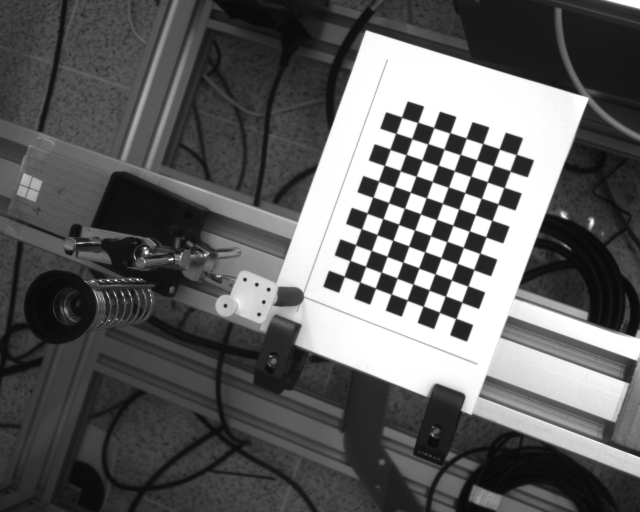
#> input picture images/image00.tiff, 1280 x 1024 px (shown at 1/2 size); its folder holds 5 pictures in this run
$ python ZhangCalibration.py
#> lines starting #> are read from the running program, lines starting #| are printed output that depends on the picture
from matplotlib import pyplot as plt
import os
import numpy as np
import cv2
import sys
from utils import create_compound_image
def findRealCoordinates(corners): #coordinate img
    square_size = 11
    real_coordinates = np.empty_like(corners) #array vuoto di grandezza uguale a corners

    for index, corner in enumerate(corners):
        u_coord = corner[0]
        v_coord = corner[1]

        grid_size_cv2 = tuple(reversed(grid_size))
        u_index, v_index = np.unravel_index(index, grid_size_cv2) #trasforma il valore index nelle coordinate della matrice grid_size
        x_mm = (u_index) * square_size #distanza dell'angolo rispetto al valore di reference 0,0
        y_mm = (v_index) * square_size

        real_coordinates[index,:] = [x_mm, y_mm]
    return real_coordinates

def estimateHomography(corners, real_coordinates):
    A = np.empty((0,9), dtype=float) #A è la matrice tc Ax = 0 con x l'incognita

    for index, corner in enumerate(corners):
        Xpixel = corners[index, 0]
        Ypixel = corners[index, 1]
        Xmm = real_coordinates[index, 0]
        Ymm = real_coordinates[index, 1]

        m = np.array([Xmm, Ymm, 1]).reshape(1, 3)
        O = np.array([0, 0, 0]).reshape(1, 3)

        # Construct A
        A = np.vstack((A, np.hstack((m, O, -Xpixel * m))))
        A = np.vstack((A, np.hstack((O, m, -Ypixel * m))))

    U, S, Vtransposed = np.linalg.svd(A) #questo serve per scomporre la matrice in U * S * V
    h =Vtransposed.transpose()[:,-1] #ci serve V trasposta e solo l'ultima colonna
    H = h.reshape(3,3) #da un array 9 a un 3x3
    #H è la nostra omografia!
    return H

def findVijValue(H,i,j): #calcoliamo il valore vij di V
    Vij = np.empty(6)
    Vij[0] = H[0][i]*H[0][j]
    Vij[1] = H[0][i]*H[1][j] + H[1][i]*H[0][j]
    Vij[2] = H[1][i]*H[1][j]
    Vij[3] = H[2][i]*H[0][j] + H[0][i]*H[2][j]
    Vij[4] = H[2][i]*H[1][j] + H[1][i]*H[2][j]
    Vij[5] = H[2][i]*H[2][j]
    return Vij

def is_pos_def(x):
    return np.all(np.linalg.eigvals(x) > 0)

#carica immagini
folderpath= 'images/'
images_path = [os.path.join(folderpath, imagename) for imagename in os.listdir(folderpath) if imagename.endswith(".tiff")]
images_path.sort()
grid_size = (8,11)
homographies = []
for p in images_path:
    corners = []
    im = cv2.imread(p)
#> im is the input picture: shape (1024, 1280, 3); min 5, max 255, mean 95.6
    return_value, corners = cv2.findChessboardCorners(im, patternSize=grid_size, corners=None)
#> return_value = True; corners = 88 rows, first 8: [912.5, 637.2], [879.4, 624.9], [847.2, 612.6], [814.7, 600.5], [783.2, 588.6], [751.4, 576.5], [720.5, 564.9], [689.2, 553.4]
    if not return_value:
        print(f"pattern not found for image {p}")
    corners=corners.reshape((88,2)).copy()
#> corners = 88 pairs, first value 689.2 to 1033.1, second value 234.5 to 637.2
    gray = cv2.cvtColor(im, cv2.COLOR_BGR2GRAY)
    criteria = (cv2.TERM_CRITERIA_MAX_ITER | cv2.TERM_CRITERIA_EPS, 100, 0.001) # tuple for specifying the termination criteria of the iterative refinement procedure cornerSubPix()
    corners = cv2.cornerSubPix(gray,corners,(5,5),(-1,-1),criteria)
#> corners = 88 pairs, first value 688.9 to 1032.8, second value 234.8 to 637.3
    corners=corners.reshape((88,2)).copy()
    real_coordinates = findRealCoordinates(corners)
#> the loop in findRealCoordinates, `for index, corner in enumerate(corners):` made 88 passes
#> (u_coord, v_coord, u_index, v_index, x_mm, y_mm) on passes 1 to 12: (912.2, 637.3, 0, 0, 0, 0), (879.4, 625, 0, 1, 0, 11), (846.9, 612.6, 0, 2, 0, 22), (814.7, 600.6, 0, 3, 0, 33), (783, 588.7, 0, 4, 0, 44), (751.4, 576.8, 0, 5, 0, 55), (720.2, 565, 0, 6, 0, 66), (688.9, 553.2, 0, 7, 0, 77), (924.1, 604.8, 1, 0, 11, 0), (891.4, 592.6, 1, 1, 11, 11), (858.7, 580.5, 1, 2, 11, 22), (826.5, 568.5, 1, 3, 11, 33)
#> after the loop in findRealCoordinates, `for index, corner in enumerate(corners):`: real_coordinates = 88 pairs, first value 0 to 110, second value 0 to 77
    H = estimateHomography(corners, real_coordinates)
#> the loop in estimateHomography, `for index, corner in enumerate(corners):` made 88 passes
#> (Xpixel, Ypixel, Xmm, Ymm, m) on passes 1 to 12: (912.2, 637.3, 0, 0, [[0, 0, 1]]), (879.4, 625, 0, 11, [[0, 11, 1]]), (846.9, 612.6, 0, 22, [[0, 22, 1]]), (814.7, 600.6, 0, 33, [[0, 33, 1]]), (783, 588.7, 0, 44, [[0, 44, 1]]), (751.4, 576.8, 0, 55, [[0, 55, 1]]), (720.2, 565, 0, 66, [[0, 66, 1]]), (688.9, 553.2, 0, 77, [[0, 77, 1]]), (924.1, 604.8, 11, 0, [[11, 0, 1]]), (891.4, 592.6, 11, 11, [[11, 11, 1]]), (858.7, 580.5, 11, 22, [[11, 22, 1]]), (826.5, 568.5, 11, 33, [[11, 33, 1]])
#> corner on passes 47 to 52: [777.8, 405.9], [746.3, 394.7], [984.3, 441.4], [951, 429.7], [918.1, 418.3], [885.4, 406.9]
#> in estimateHomography, `U, S, Vtransposed = np.linalg.svd(A)`:
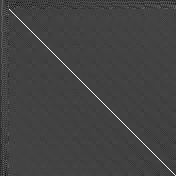
#> U: shape (176, 176) float64; min -0.35, max 0.985, mean 1.44e-06; drawn with min black and max white
    homographies.append(H)
#> pass 2 of the loop `for p in images_path:`:
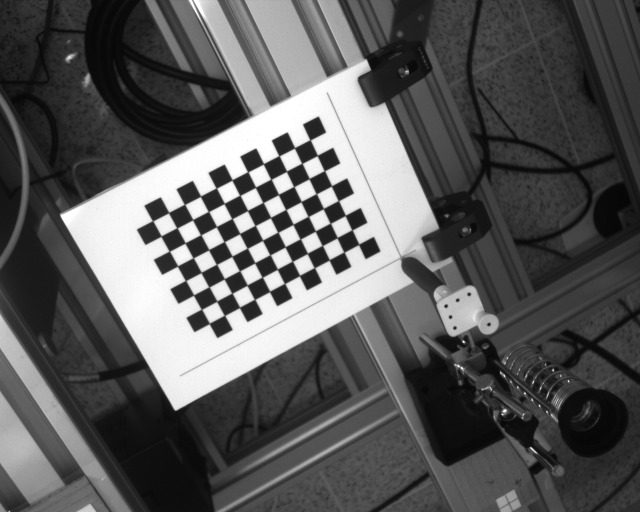
#> input picture images/image01.tiff, 1280 x 1024 px (shown at 1/2 size)
#> im is the input picture: shape (1024, 1280, 3); min 1, max 255, mean 89.5
#> the loop in findRealCoordinates (call 2), `for index, corner in enumerate(corners):` made 88 passes
#> corner on passes 1 to 8: [620.6, 280.2], [635.1, 311.3], [649.4, 342], [663.5, 372.3], [677.3, 401.8], [691, 431.3], [704.5, 460.3], [717.9, 489.2]
#> the loop in estimateHomography (call 2), `for index, corner in enumerate(corners):` made 88 passes
#> in estimateHomography (call 2), `U, S, Vtransposed = np.linalg.svd(A)`:
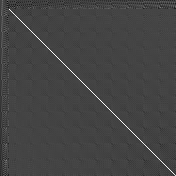
#> U: shape (176, 176) float64; min -0.36, max 0.985, mean -0.000171; drawn with min black and max white
#> pass 3 of the loop `for p in images_path:`:
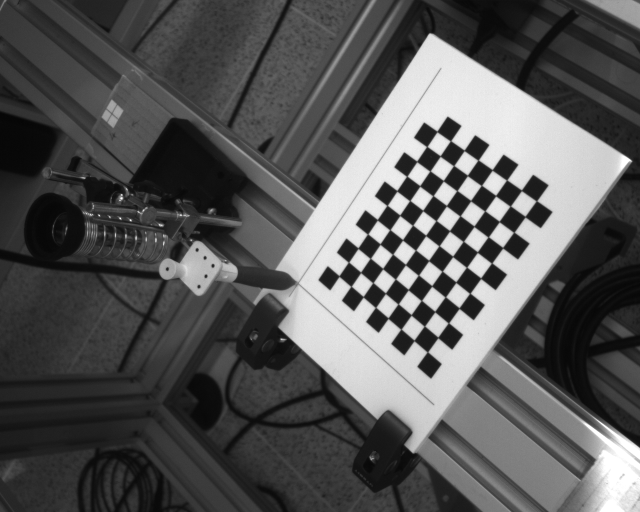
#> input picture images/image02.tiff, 1280 x 1024 px (shown at 1/2 size)
#> im is the input picture: shape (1024, 1280, 3); min 4, max 255, mean 86.2
#> the loop in estimateHomography (call 3), `for index, corner in enumerate(corners):` made 88 passes
#> corner on passes 1 to 8: [855.3, 704.3], [828.6, 681.3], [802.4, 658.8], [776.6, 636.7], [751.6, 615.3], [726.9, 594], [702.6, 573.1], [678.6, 552.5]
#> in estimateHomography (call 3), `U, S, Vtransposed = np.linalg.svd(A)`:
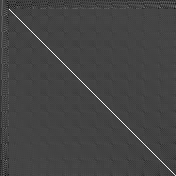
#> U: shape (176, 176) float64; min -0.359, max 0.985, mean 9.62e-06; drawn with min black and max white
#> the loop made 5 passes; the first 3 are shown
#adesso che abbiamo l'omografia H, dobbiamo trovare P
#per farlo seguiamo la procedura di zhang con Vb=0

#Calcoliamo V
V = []
for h in homographies:
    #2 equazioni per ogni omografia
    v = []
    v.append(findVijValue(h,0,1))
    v11= findVijValue(h,0,0)
    v22= findVijValue(h,1,1)
    v.append(np.subtract(v11,v22))
    V.append(v)

#Scomposizione UESt della matrice V
V = np.array(V)
#> (the run stopped early here; a loop or call above may not have finished)
